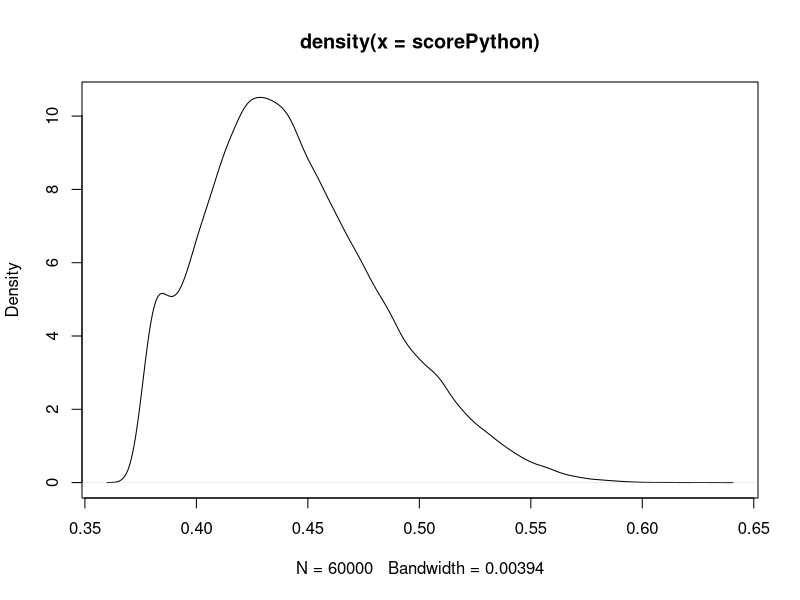
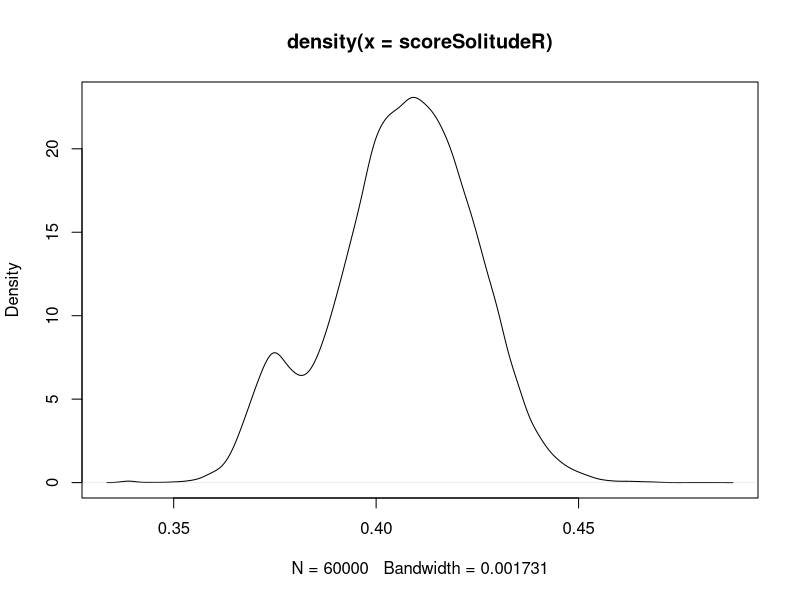
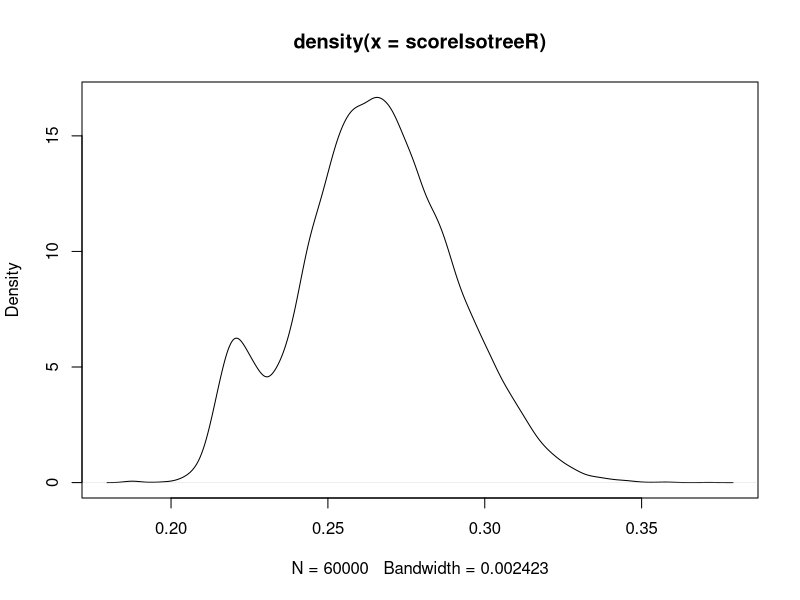
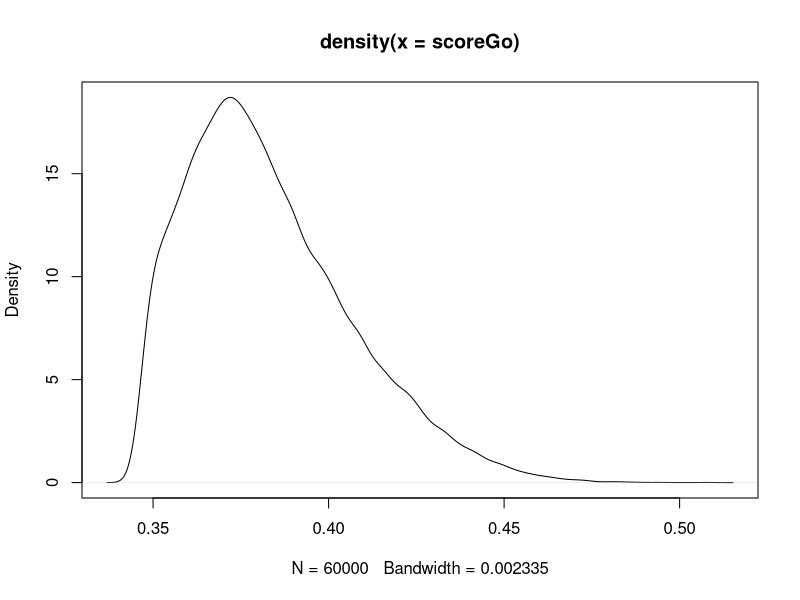
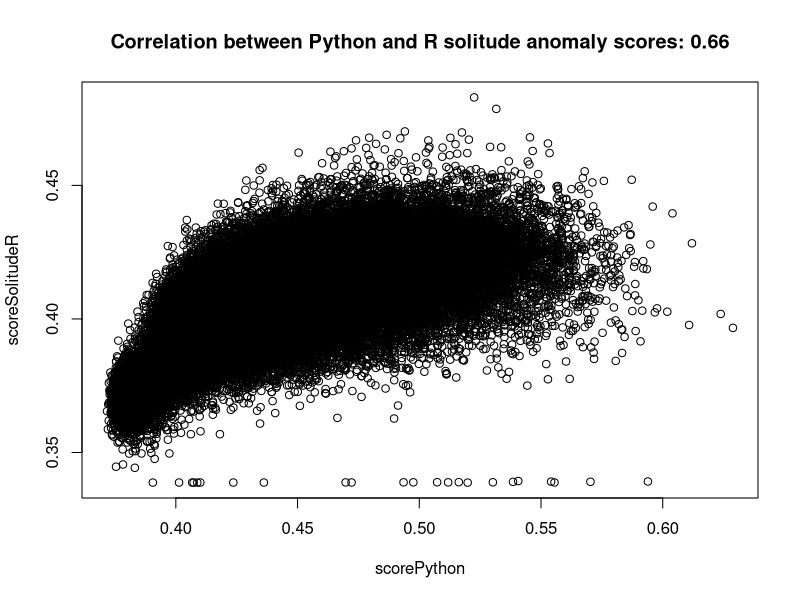
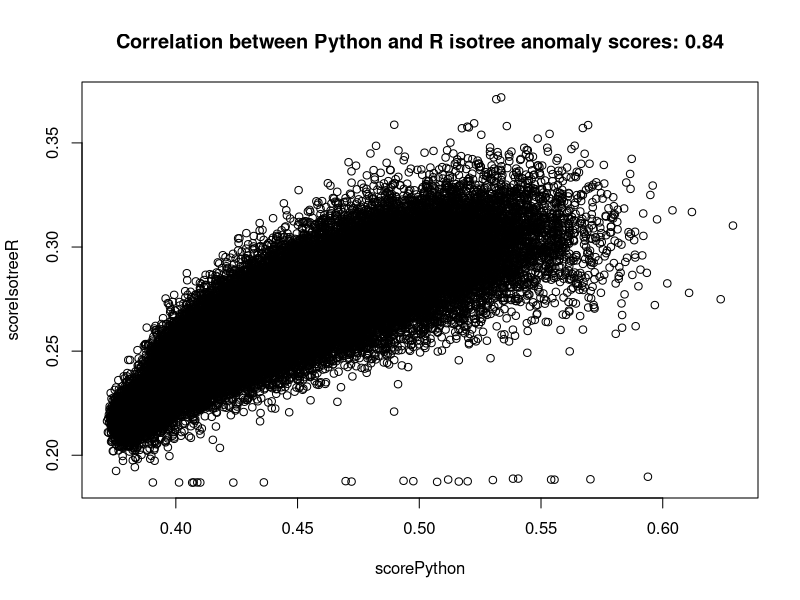
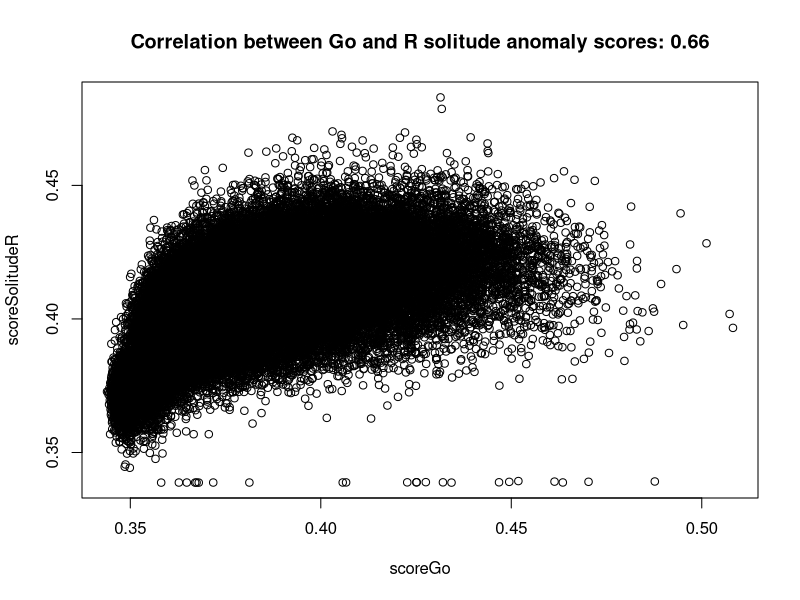
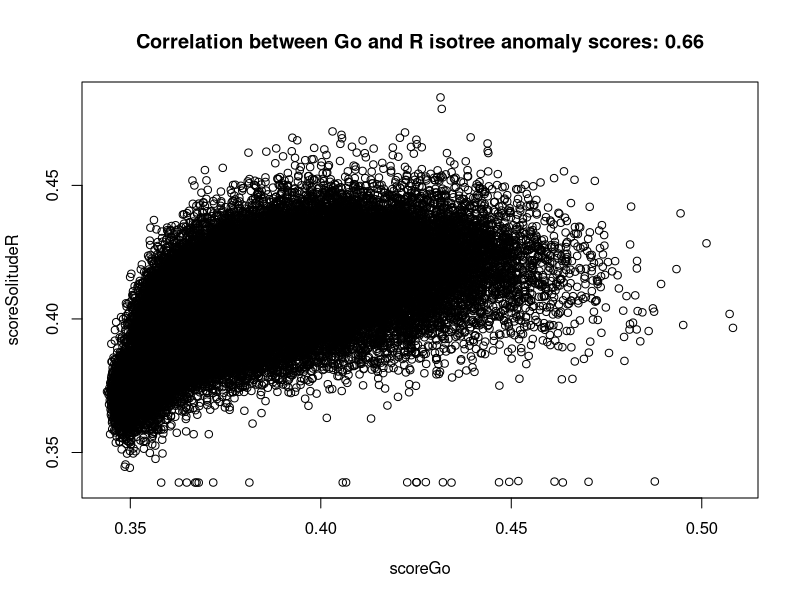

These charts were generated, in order, by the following R code:
# compare the anomaly scores from Python and R
digitLabels = read.csv("labels.csv")
scoresSolitudeR = read.csv("solitudeRScores.csv")
scoresIsotreeR = read.csv("isotreeRScores.csv")
scoresPython = read.csv("pythonScores.csv")
scoresGo = read.csv("go_data.csv")
  
# merge the scoring data  
analyzeData <- data.frame("digitLabel" = digitLabels$digitLabel,
	"scoreSolitudeR" = scoresSolitudeR$iforestRScore.anomaly_score,
	"scoreIsotreeR" = scoresIsotreeR$isotreeRScore,
	"scorePython" = scoresPython$iforestPythonScore,
	"scoreGo"= scoresGo$scores)

# Note that distributions of anomaly scores have different shapes
# Are there hyperparameter settings that may bring the 
# Python and R results closer together?
pdf(file = "fig-python-anomaly-scores.pdf", width = 11, height = 8.5)
with(analyzeData, plot(density(scorePython)))
dev.off()

pdf(file = "fig-r-solitude-anomaly-scores.pdf", width = 11, height = 8.5)
with(analyzeData, plot(density(scoreSolitudeR)))
dev.off()

pdf(file = "fig-r-isotree-anomaly-scores.pdf", width = 11, height = 8.5)
with(analyzeData, plot(density(scoreIsotreeR)))
dev.off()

pdf(file = "fig-go-anomaly-scores.pdf", width = 11, height = 8.5)
with(analyzeData, plot(density(scoreGo)))
dev.off()

pdf(file = "fig-scatterplot-Python-Rsolitude-anomaly-scores.pdf", width = 11, height = 8.5)
with(analyzeData, plot(scorePython,scoreSolitudeR))
title(paste("Correlation between Python and R solitude anomaly scores:",
	as.character(round(with(analyzeData,cor(scorePython,scoreSolitudeR)),digits = 2))))
dev.off()

pdf(file = "fig-scatterplot-Python-Risotree-anomaly-scores.pdf", width = 11, height = 8.5)
with(analyzeData, plot(scorePython,scoreIsotreeR))
title(paste("Correlation between Python and R isotree anomaly scores:",
	as.character(round(with(analyzeData,cor(scorePython,scoreIsotreeR)),digits = 2))))
dev.off()

pdf(file = "fig-scatterplot-Go-Rsolitude-anomaly-scores.pdf", width = 11, height = 8.5)
with(analyzeData, plot(scoreGo,scoreSolitudeR))
title(paste("Correlation between Go and R solitude anomaly scores:",
	as.character(round(with(analyzeData,cor(scorePython,scoreSolitudeR)),digits = 2))))
dev.off()

pdf(file = "fig-scatterplot-Go-Risotree-anomaly-scores.pdf", width = 11, height = 8.5)
with(analyzeData, plot(scoreGo,scoreSolitudeR))
title(paste("Correlation between Go and R isotree anomaly scores:",
	as.character(round(with(analyzeData,cor(scorePython,scoreSolitudeR)),digits = 2))))
dev.off()

pdf(file = "fig-scatterplot-Go-Python-anomaly-scores.pdf", width = 11, height = 8.5)
with(analyzeData, plot(scoreGo,scorePython))
title(paste("Correlation between Go and Python anomaly scores:",
	as.character(round(with(analyzeData,cor(scorePython,scoreSolitudeR)),digits = 2))))
dev.off()

cat("\n","Correlation scores between Python and Go running independent tests for whole dataset", "\n", "\n")
cat("Correlation scores for Python/Go: ",round(with(analyzeData,cor(scorePython,scoreGo)),digits = 2), "\n") #0.99
cat("Correlation scores for Risotree/Go: ",round(with(analyzeData,cor(scoreIsotreeR,scoreGo)),digits = 2), "\n") #0.8
cat("Correlation scores for Rsolitude/Go: ",round(with(analyzeData,cor(scoreSolitudeR,scoreGo)),digits = 2), "\n") #0.6
cat("Correlation scores for Rsolitude/Python: ",round(with(analyzeData,cor(scorePython,scoreSolitudeR)),digits = 2), "\n") #0.66
cat("Correlation scores for Risotree/Python: ",round(with(analyzeData,cor(scorePython,scoreIsotreeR)),digits = 2), "\n") #0.84
cat("Correlation scores for Rsisotree/Rsolitude: ",round(with(analyzeData,cor(scoreIsotreeR,scoreSolitudeR)),digits = 2), "\n") #0.91